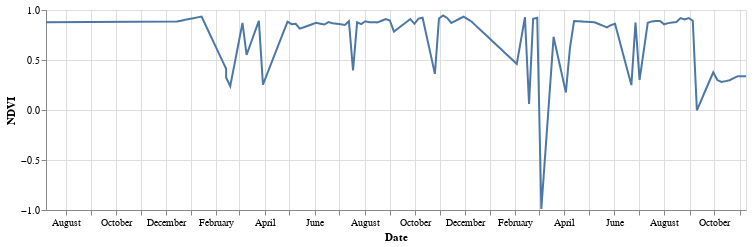

Notebook source saved alongside this figure:
### Markdown cell above
Fix the size a bit.

Chart Size:
https://altair-viz.github.io/user_guide/customization.html#adjusting-chart-size

### Code cell
chart = alt.Chart(df).mark_line().encode(y='NDVI', x='Date').properties(width=700, height=200)

chart

### Figure 1 — Vega-Lite specification as saved in the notebook (floating-point values rounded to 4 significant figures; data arrays with more than 128 entries replaced by an {"elided": "..."} marker saying what was removed)
{"config": {"view": {"continuousWidth": 300, "continuousHeight": 300}}, "data": {"name": "data-8af556ad383fc24a15ebd84003de7e65"}, "mark": {"type": "line"}, "encoding": {"x": {"field": "Date", "type": "temporal"}, "y": {"field": "NDVI", "type": "quantitative"}}, "height": 200, "width": 700, "$schema": "https://vega.github.io/schema/vega-lite/v5.20.1.json", "datasets": {"data-8af556ad383fc24a15ebd84003de7e65": {"elided": "144 records"}}}
